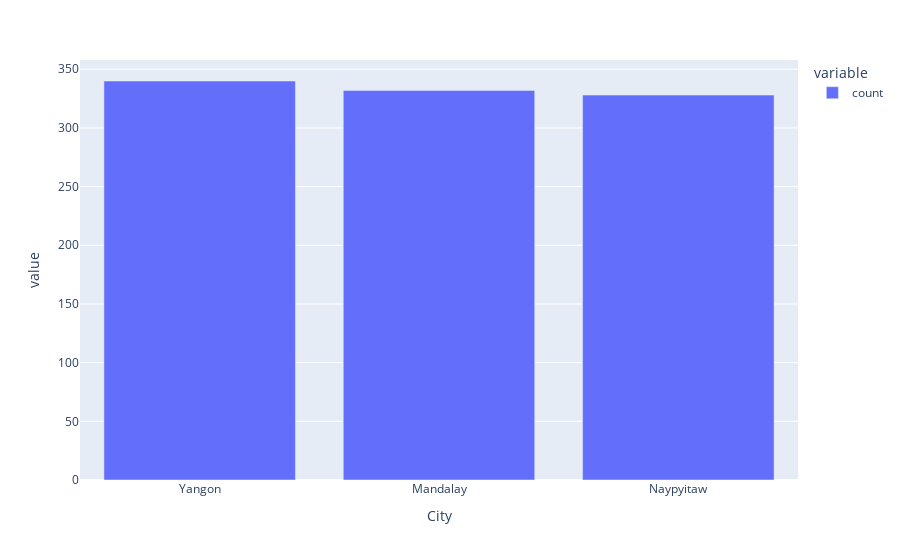

Source (notebook cell):
### Code cell
px.bar(data_frame=sales['City'].value_counts())

### Figure 1 — Plotly figure (JSON) as saved in the notebook; plotly's stock layout.template omitted (floating-point values rounded to 4 significant figures)
{"data": [{"alignmentgroup": "True", "hovertemplate": "variable=count<br>City=%{x}<br>value=%{y}<extra></extra>", "legendgroup": "count", "marker": {"color": "#636efa", "pattern": {"shape": ""}}, "name": "count", "offsetgroup": "count", "orientation": "v", "showlegend": true, "textposition": "auto", "type": "bar", "x": ["Yangon", "Mandalay", "Naypyitaw"], "xaxis": "x", "y": [340, 332, 328], "yaxis": "y"}], "layout": {"barmode": "relative", "legend": {"title": {"text": "variable"}, "tracegroupgap": 0}, "margin": {"t": 60}, "xaxis": {"anchor": "y", "domain": [0, 1], "title": {"text": "City"}}, "yaxis": {"anchor": "x", "domain": [0, 1], "title": {"text": "value"}}}}
